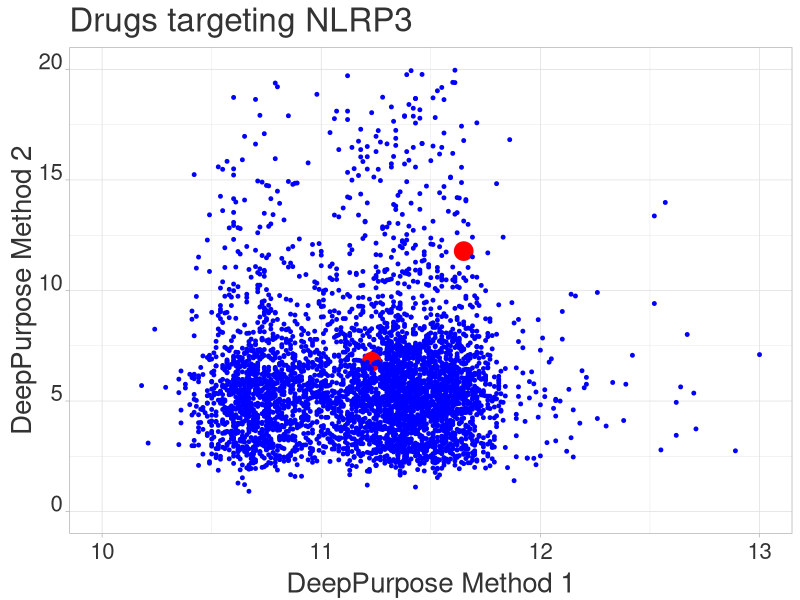

R code for this plot:
library(data.table)
library(ggplot2)
library(ggrepel)
library(tibble)

setwd("/home/rmall/TII/Projects/Raghav/Druggability/")

nlrp3_df <- fread("Results/Raj_Analysis/NLRP3_Drug_Predictions_Subset.csv",header=TRUE)
nlrp3_df <- as.data.frame(nlrp3_df)
nlrp3_df$Size <- 1
nlrp3_df$Color <- "blue"
nlrp3_df[nlrp3_df$Drug_Name%in%c("ZAPi","LOC14"),]$Color <- "red"
nlrp3_df[nlrp3_df$Drug_Name%in%c("ZAPi","LOC14"),]$Size <- 3
subset_nlrp3_df <- nlrp3_df[nlrp3_df$Drug_Name%in%c("ZAPi","LOC14"),]


g_nlrp3 <- ggplot(nlrp3_df, aes(x=Morgan_AAC_KIBA,y=MPNN_CNN_BindingDB))+
  geom_point(aes(color=Color,size=Size)) + xlab("DeepPurpose Method 1") + ylab("DeepPurpose Method 2") + 
  ggtitle("Drugs targeting NLRP3") + scale_color_manual(values=c("red"="red","blue"="blue"))+
  xlim(c(10,13))+ylim(c(0,20))+
  # geom_label_repel(data = subset_nlrp3_df, aes(label = Drug_Name, x = Morgan_AAC_KIBA, y = MPNN_CNN_BindingDB),
  #                  box.padding = 0.25,
  #                  point.padding = 0.05,
  #                  nudge_x = .25,
  #                  nudge_y = .25,
  #                  segment.linetype = 1,
  #                  max.overlaps = 20,
  #                  segment.curvature = -1e-20,
  #                  arrow = arrow(length = unit(0.01, "npc")),
  #                  segment.color = 'grey50') +
  theme_light()+
  theme(legend.position="none")+
  #theme(legend.text=element_text(size=20),
  #      legend.title=element_text(size=20))+ 
  theme(axis.text.x = element_text(color = "grey20", size = 16, angle = 0, hjust = .5, vjust = .5, face = "plain"),
        axis.text.y = element_text(color = "grey20", size = 16, angle = 0, hjust = 1, vjust = 0, face = "plain"),
        axis.title.x = element_text(color = "grey20", size = 20, angle = 0, hjust = .5, vjust = 0, face = "plain"),
        axis.title.y = element_text(color = "grey20", size = 20, angle = 90, hjust = .5, vjust = .5, face = "plain"),
        title=element_text(color="grey20", size=20, face="plain"))

ggsave(filename="Results/Raj_Analysis/NLRP3_LOC14_Hit_without_annotation.pdf",plot = g_nlrp3, device = pdf(), height = 4, width = 6, units="in")
dev.off()
